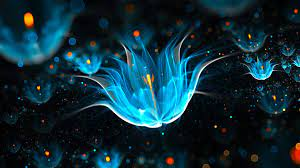
#> input picture OpenCV/figures/Unknown.jpeg, 300 x 168 px, found by its file name
$ python Tutorial_01.py
#> lines starting #> are read from the running program, lines starting #| are printed output that depends on the picture
# OpenCV Python Tutorial #1 - Introduction & Images
'''
00:00 | Introduction & Series Overview
01:46 | Installation & Setup
05:45 | Loading an Image
07:56 | Displaying an Image
10:35 | Resizing an Image
12:45 | Rotating an Image
'''

import cv2
from matplotlib import pyplot as plt

img = cv2.imread("OpenCV/figures/Unknown.jpeg", -1)     # -1, 0, 1 for different colors
#> img is the input picture: shape (168, 300, 3); mean B, G, R 55.2, 44.3, 14.5
img = cv2.resize(img, (0,0), fx=4, fy=4) # (pixel, pixel) or (0,0) fx=float, fy=float
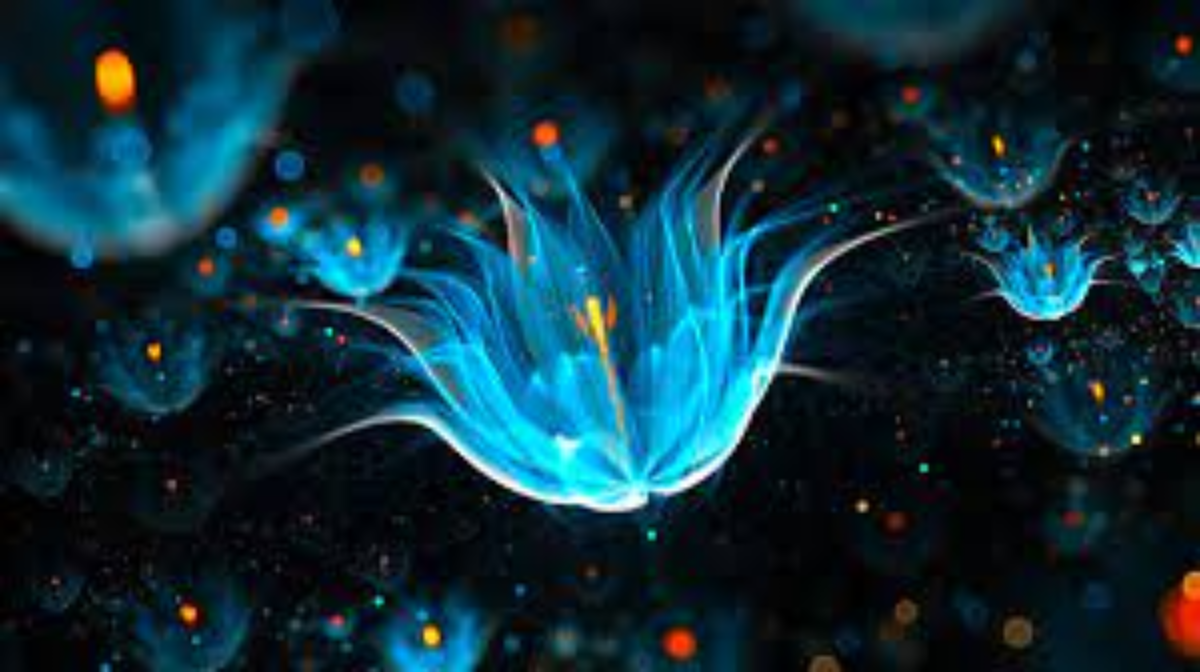
#> img: shape (672, 1200, 3); mean B, G, R 55.1, 44.2, 14.4
img = cv2.rotate(img, cv2.ROTATE_180) # bunch of rotate options
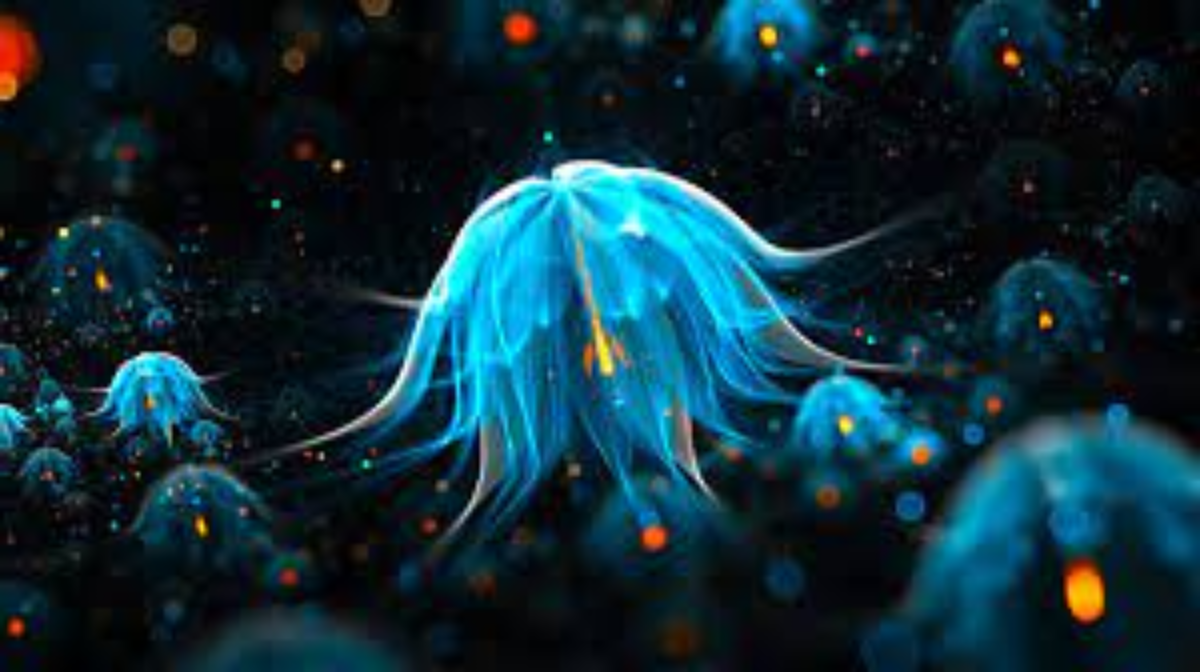
#> img: shape (672, 1200, 3); mean B, G, R 55.1, 44.2, 14.4

cv2.imshow("Image", img) # shows the image, alt you could use matplotlibs plt.show
cv2.waitKey(0)  # 0 would be infinity or a number is milliseconds
cv2.destroyAllWindows() # closes all the windows
